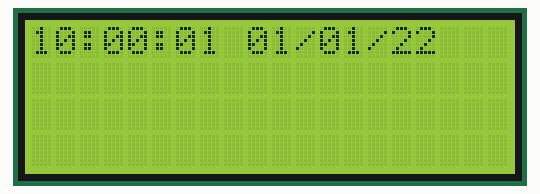
This sketch was run on a simulated Arduino Uno, built with avr-gcc and run on an emulated ATmega328P. Parts: 20×4 character LCD. What the sketch prints to the serial monitor is not drawn.

Above: at 1.1 s.
At 9.1 s:
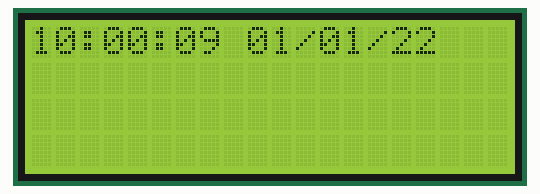
At 14.1 s:
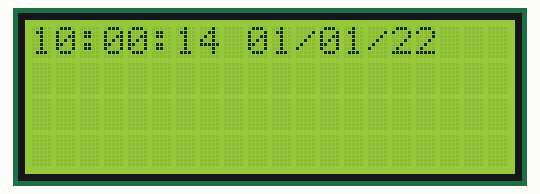
At 19.1 s:
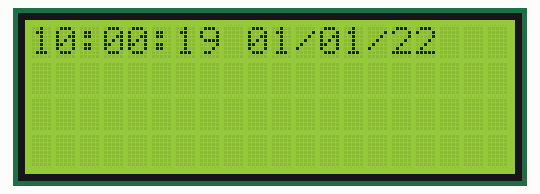
At 27.1 s:
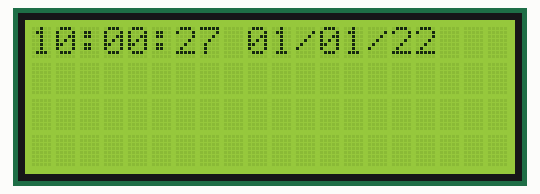
At 38.1 s:
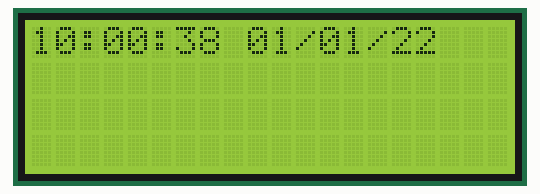

Measured:
- what the display in image 1 shows lasts 1.0 s, from 9.1 s to 10.1 s

The sketch:

ClockTimer.ino
```cpp
#include <Wire.h>
#include <LiquidCrystal_I2C.h>
#include <Time.h>
#include <TimeLib.h>
#include <Keypad.h>

/*-----------------------------------------------------------------------------------------------------------*/
/*-----------------------------------------------------------------------------------------------------------*/
const byte rows = 4;
const byte cols = 4;
byte rowPins[rows] = {2, 3, 4, 5};// Connect keypad ROW0, ROW1, ROW2 and ROW3 to these Arduino pins.
byte colPins[cols] = {6, 7, 8, 9}; // Connect keypad COL0, COL1, COL2 and COL3 to these Arduino pins.

/*__________GLOBAR_VAR________________*/
char keys[rows][cols] = {{'1','2','3','A'},
                         {'4','5','6','B'},
                         {'7','8','9','C'},
                         {'*','0','#','D'}};
Keypad kpd = Keypad( makeKeymap(keys), rowPins, colPins, rows, cols); //  Create the Keypad
LiquidCrystal_I2C lcd (0x27, 20, 4);
char key;
char EXIT = '*';
char DEL = '#';
char OK = 'A';
/*-----------------------------------------------------------------------------------------------------------*/
/*-----------------------------------------------------------------------------------------------------------*/

int prev_seg = second();


void setup(){
  lcd.backlight();
  lcd.init();
  lcd.clear();
  setTime(10,00,00,1,1,22);
  Serial.begin(9600);
}

void loop(){
  getkey();
  if (prev_seg != second()){
    digitalClockDisplay(0, 0);
    prev_seg = second();
    Serial.println("Actualitzem segon");
  }
  if (key == 'A'){
    ;
  }
}

void digitalClockDisplay(int cX, int cY){
  printHour(hour(), minute(), second(), cX, cY, true);
  printDate(day(), month(), year(), cX-3, cY, true);
}

void printHour(int hora, int minuts, int seg,int cX, int cY, bool print_seg){
  lcd.setCursor(cX, cY);
  if (hora < 10) lcd.print('0');
  lcd.print(hora);
  lcd.print(':');
  if (minuts < 10) lcd.print('0');
  lcd.print(minuts);
  if (print_seg){
    lcd.print(':');
    if (seg < 10) lcd.print('0');
    lcd.print(seg);
  }
}


void printDate(int dia, int mes, int any, int cX, int cY, bool reduced){
  if (reduced) lcd.setCursor(cX+12, cY);
  else lcd.setCursor(cX+10, cY);
  if (dia < 10) lcd.print('0');
  lcd.print(dia);
  lcd.print('/');
  if (mes < 10) lcd.print('0');
  lcd.print(mes);
  lcd.print('/');
  if (not reduced) lcd.print(any);
  else lcd.print(any%2000);
}


/*-----------------------------------------------------------------------------------------------------------*/
/*-----------------------------------------------------------------------------------------------------------*/
void getkey(){
  key = kpd.getKey();
  if (key != NO_KEY){
    delay(100);
  }
}
```
